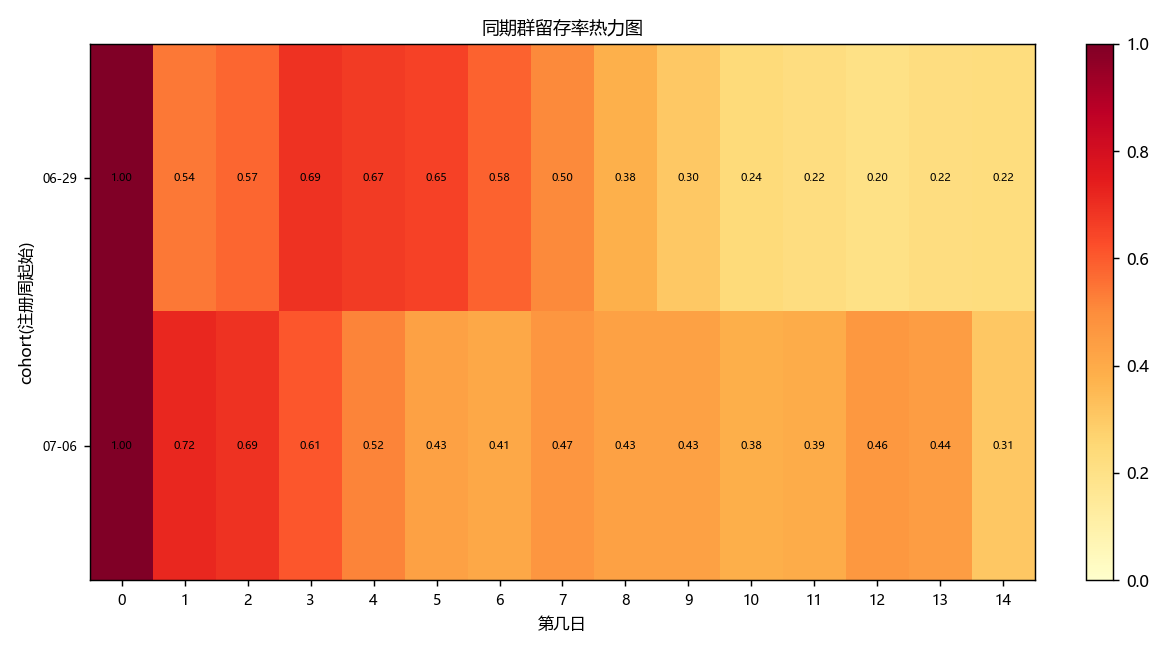

This chart was generated by the following Python code:
"""第2章 同期群(Cohort)分析 -> Python
原素材: 1-4同期群分析-参考.xlsx (用户登录明细13102行, 注册日期2020-07起)
内涵: 同期群分析按注册日期对用户分群(cohort), 跟踪各cohort在注册后第N日的登录用户数/留存率,
      形成留存矩阵, 衡量不同批次用户的留存衰减。第几日=登录日期-注册日期。
"""
from pathlib import Path
import pandas as pd
import matplotlib.pyplot as plt
import numpy as np

plt.rcParams['font.sans-serif'] = ['Microsoft YaHei']
plt.rcParams['axes.unicode_minus'] = False
plt.rcParams['font.size'] = 9

ROOT = Path(__file__).resolve().parent.parent
F = ROOT / "CDA 教材资料2025" / "1《CDA 一级认证教材：商业数据分析》" / "第2章 数据分析方法" / "1、分析的基础范式" / "data-有答案" / "1-4同期群分析-参考.xlsx"
df = pd.read_excel(F, sheet_name="用户登录明细")
df["注册日期"] = pd.to_datetime(df["注册日期"])
df["登录日期"] = pd.to_datetime(df["登录日期"])
df["cohort"] = df["注册日期"].dt.to_period("W").dt.start_time
df["第几日"] = (df["登录日期"] - df["注册日期"]).dt.days

cohort_size = df.groupby("cohort")["用户编号"].nunique()
mat = df.groupby(["cohort", "第几日"])["用户编号"].nunique().unstack(fill_value=0)
ret = mat.div(cohort_size, axis=0)
N = 14
ret = ret.loc[:, :N]

print("== 各cohort注册用户数 ==")
print(cohort_size.to_string())
print("\n== 留存率矩阵(前14日) ==")
print(ret.round(2).to_string())

fig, ax = plt.subplots(figsize=(9, 5))
data = ret.fillna(0).values
im = ax.imshow(data, aspect="auto", cmap="YlOrRd", vmin=0, vmax=1)
ax.set_xticks(range(len(ret.columns))); ax.set_xticklabels(ret.columns, fontsize=8)
ax.set_yticks(range(len(ret.index))); ax.set_yticklabels([d.strftime("%m-%d") for d in ret.index], fontsize=7)
ax.set_xlabel("第几日"); ax.set_ylabel("cohort(注册周起始)")
ax.set_title("同期群留存率热力图", fontsize=10)
for i in range(data.shape[0]):
    for j in range(data.shape[1]):
        if data[i, j] > 0:
            ax.text(j, i, f"{data[i,j]:.2f}", ha="center", va="center", fontsize=6, color="black")
plt.colorbar(im, ax=ax, fraction=0.04)
plt.tight_layout()
out = Path(__file__).resolve().parent / "第02章_同期群分析.png"
plt.savefig(out, dpi=130)
print(f"\n图已保存: {out.name}")
